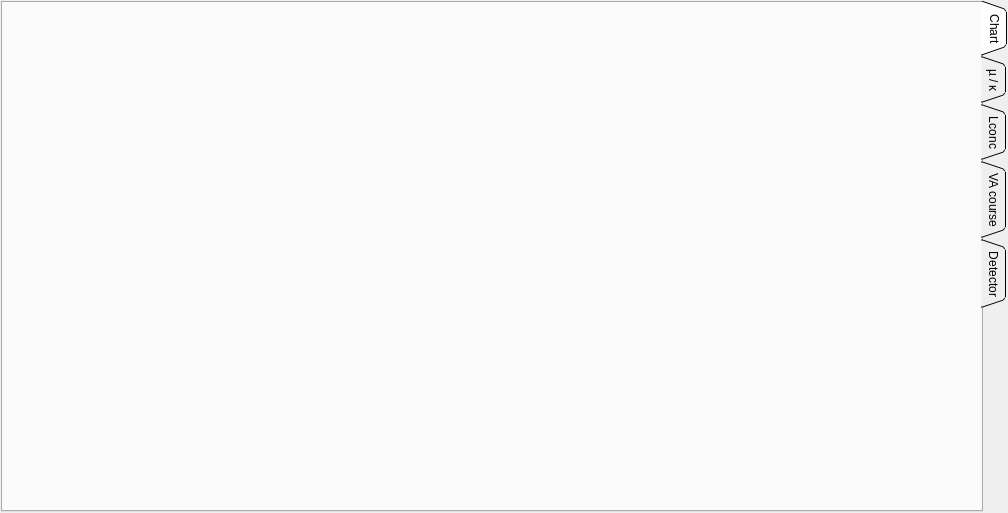
<?xml version="1.0" encoding="UTF-8"?>
<ui version="4.0">
 <class>SimulationProfile</class>
 <widget class="QWidget" name="SimulationProfile">
  <property name="geometry">
   <rect>
    <x>0</x>
    <y>0</y>
    <width>1008</width>
    <height>513</height>
   </rect>
  </property>
  <property name="sizePolicy">
   <sizepolicy hsizetype="Preferred" vsizetype="Expanding">
    <horstretch>0</horstretch>
    <verstretch>0</verstretch>
   </sizepolicy>
  </property>
  <layout class="QGridLayout" name="gridLayout_2">
   <property name="leftMargin">
    <number>1</number>
   </property>
   <property name="topMargin">
    <number>1</number>
   </property>
   <property name="rightMargin">
    <number>1</number>
   </property>
   <property name="bottomMargin">
    <number>1</number>
   </property>
   <property name="spacing">
    <number>1</number>
   </property>
   <item row="0" column="0">
    <widget class="QTabWidget" name="f_tabwidget">
     <property name="tabPosition">
      <enum>QTabWidget::East</enum>
     </property>
     <property name="tabShape">
      <enum>QTabWidget::Triangular</enum>
     </property>
     <property name="currentIndex">
      <number>0</number>
     </property>
     <property name="documentMode">
      <bool>false</bool>
     </property>
     <property name="tabBarAutoHide">
      <bool>false</bool>
     </property>
     <widget class="QWidget" name="f_page_graf">
      <attribute name="title">
       <string>Chart</string>
      </attribute>
      <layout class="QGridLayout" name="gridLayout_3">
       <property name="leftMargin">
        <number>0</number>
       </property>
       <property name="topMargin">
        <number>0</number>
       </property>
       <property name="rightMargin">
        <number>0</number>
       </property>
       <property name="bottomMargin">
        <number>0</number>
       </property>
       <property name="spacing">
        <number>0</number>
       </property>
       <item row="0" column="0">
        <widget class="Graf" name="f_graf" native="true"/>
       </item>
      </layout>
     </widget>
     <widget class="QWidget" name="f_page_grafmju">
      <attribute name="title">
       <string>µ / κ</string>
      </attribute>
      <layout class="QGridLayout" name="gridLayout_5">
       <property name="leftMargin">
        <number>0</number>
       </property>
       <property name="topMargin">
        <number>0</number>
       </property>
       <property name="rightMargin">
        <number>0</number>
       </property>
       <property name="bottomMargin">
        <number>0</number>
       </property>
       <property name="spacing">
        <number>0</number>
       </property>
       <item row="0" column="0">
        <widget class="GrafMju" name="f_grafmju" native="true"/>
       </item>
      </layout>
     </widget>
     <widget class="QWidget" name="f_page_graflconc">
      <attribute name="title">
       <string>Lconc</string>
      </attribute>
      <layout class="QGridLayout" name="gridLayout_6">
       <property name="leftMargin">
        <number>0</number>
       </property>
       <property name="topMargin">
        <number>0</number>
       </property>
       <property name="rightMargin">
        <number>0</number>
       </property>
       <property name="bottomMargin">
        <number>0</number>
       </property>
       <property name="spacing">
        <number>0</number>
       </property>
       <item row="0" column="0">
        <widget class="GrafLConc" name="f_graflconc" native="true"/>
       </item>
      </layout>
     </widget>
     <widget class="QWidget" name="f_page_vacourse">
      <attribute name="title">
       <string>VA course</string>
      </attribute>
      <layout class="QGridLayout" name="gridLayout_4">
       <property name="leftMargin">
        <number>0</number>
       </property>
       <property name="topMargin">
        <number>0</number>
       </property>
       <property name="rightMargin">
        <number>0</number>
       </property>
       <property name="bottomMargin">
        <number>0</number>
       </property>
       <property name="spacing">
        <number>0</number>
       </property>
       <item row="0" column="0">
        <widget class="VACourse" name="f_vacourse" native="true"/>
       </item>
      </layout>
     </widget>
     <widget class="QWidget" name="f_page_detector">
      <attribute name="title">
       <string>Detector</string>
      </attribute>
      <layout class="QGridLayout" name="gridLayout">
       <property name="leftMargin">
        <number>0</number>
       </property>
       <property name="topMargin">
        <number>0</number>
       </property>
       <property name="rightMargin">
        <number>0</number>
       </property>
       <property name="bottomMargin">
        <number>0</number>
       </property>
       <property name="spacing">
        <number>0</number>
       </property>
       <item row="0" column="0">
        <widget class="Detector" name="f_detector" native="true"/>
       </item>
      </layout>
     </widget>
    </widget>
   </item>
  </layout>
 </widget>
 <customwidgets>
  <customwidget>
   <class>Graf</class>
   <extends>QWidget</extends>
   <header>graf.h</header>
   <container>1</container>
  </customwidget>
  <customwidget>
   <class>Detector</class>
   <extends>QWidget</extends>
   <header>detector.h</header>
   <container>1</container>
  </customwidget>
  <customwidget>
   <class>VACourse</class>
   <extends>QWidget</extends>
   <header>vacourse.h</header>
   <container>1</container>
  </customwidget>
  <customwidget>
   <class>GrafMju</class>
   <extends>QWidget</extends>
   <header>grafmju.h</header>
   <container>1</container>
  </customwidget>
  <customwidget>
   <class>GrafLConc</class>
   <extends>QWidget</extends>
   <header>graflconc.h</header>
   <container>1</container>
  </customwidget>
 </customwidgets>
 <resources/>
 <connections/>
</ui>
